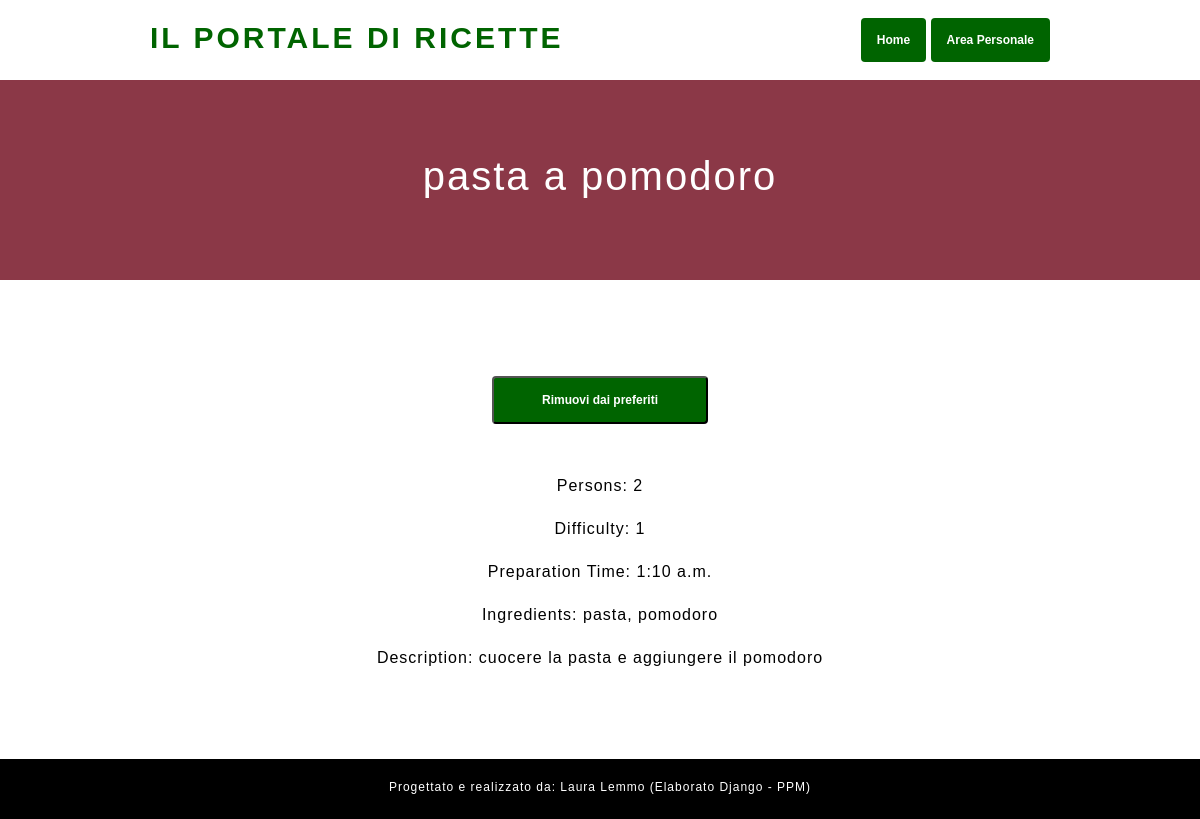
The page /recipeFavorite/1 (signed in) on the database its author committed.
### recipesharing/models.py (models this page shows)
class Recipe(models.Model):
    CHOICES = [
        ('APPETIZER', 'Antipasto'),
        ('FIRST', 'Primo'),
        ('SECOND', 'Secondo'),
        ('SIDE', 'Contorno'),
        ('DESSERT', 'Dolce'),
    ]
    id = models.AutoField(primary_key=True)
    title = models.TextField(max_length=100)
    persons = models.IntegerField(null=True)
    difficulty = models.IntegerField(null=True)
    category = models.CharField(max_length=10, choices=CHOICES, null=True)
    preparation_time = models.TimeField(null=True)
    ingredients = models.TextField(max_length=500, null=True)
    description = models.TextField(max_length=1000, null=True)
    user = models.ForeignKey(User, null=True, on_delete=models.CASCADE)
    class Meta:
        db_table = "recipes"

### recipesharing/views.py (the view)
# urls.py: path("recipeFavorite/<int:recipe_id>", views.recipeDetailFavorite, name="recipeDetailFavorite"),
@login_required
def recipeDetailFavorite(request, recipe_id):
    recipe = Recipe.objects.get(id=recipe_id)
    is_favorite = False
    is_authenticated = request.user.is_authenticated
    if is_authenticated:
        is_favorite = Favorite.objects.filter(user=request.user, recipe=recipe).exists()
    context = {
        'recipe': recipe,
        'is_favorite': is_favorite,
        'is_authenticated': is_authenticated
    }
    return render(request, 'recipe/detailFavorite.html', context)

### templates/recipe/detailFavorite.html (shortened to what this page needs)
<!DOCTYPE html>
<html lang="en">
<head>
<link rel="stylesheet" href="https://cdn.jsdelivr.net/npm/bootstrap@4.3.1/dist/css/bootstrap.min.css">
</head>
<body>
    <div id="header">
        <h1>Il portale di ricette</h1>
        <div style="margin: auto; margin-right: 0;">
            <a class="badge badge-primary p-3" href="{% url 'index' %}">Home</a>
            <a class="badge badge-primary p-3" href="{% url 'dashboard' %}">Area Personale</a>
        </div>
    </div>
    <div style="height: 200px; background-color: #8b3847; text-align: center">
        <br><br><br>
        <h2 style="color: white">{{ recipe.title }}</h2>
    </div>
    <br><br><br><br>
    <div style="text-align: center">
        {% if is_favorite and is_authenticated %}
            <form action="{% url 'removeFavorite' %}" method="post">
                <button class="badge badge-primary pt-3 pb-3 pr-5 pl-5" type="submit">Rimuovi dai preferiti</button>
            </form>
        {% endif %}
        <br><br>
        {% block content %}
          <p>Persons: {{ recipe.persons }}</p>
          <p>Difficulty: {{ recipe.difficulty }}</p>
          <p>Preparation Time: {{ recipe.preparation_time }}</p>
          <p>Ingredients: {{ recipe.ingredients }}</p>
          <p>Description: {{ recipe.description }}</p>
        {% endblock %}
    </div>
<br><br><br>
    <div id="footer">
        <p style="color: white; font-size: 12px; padding-top: 15px;">Progettato e realizzato da: Laura Lemmo (Elaborato Django - PPM)</p>
    </div>
</body>
</html>

### templates/recipe/detailFavorite.html (style rules this page uses)
body { margin: 0px; font-family: sans-serif; }
#header { width: 75%; margin: auto; display: flex; height: 80px; }
#header h1 { text-transform: uppercase; color: darkgreen; font-size: 30px; letter-spacing: 3px; font-weight: bold; margin-top: revert; }
.badge-primary { background-color: darkgreen !important; }
h2 { font-size: 40px; letter-spacing: 2px; }
p { color: black; font-weight: 100; letter-spacing: 1px; line-height: 27px; }
#footer { text-align: center; background-color: black; height: 60px; }

### rows shown on the page
Recipe: title "pasta a pomodoro", persons "2", difficulty "1", preparation_time "1:10 a.m.", ingredients "pasta, pomodoro", description "cuocere la pasta e aggiungere il pomodoro"
